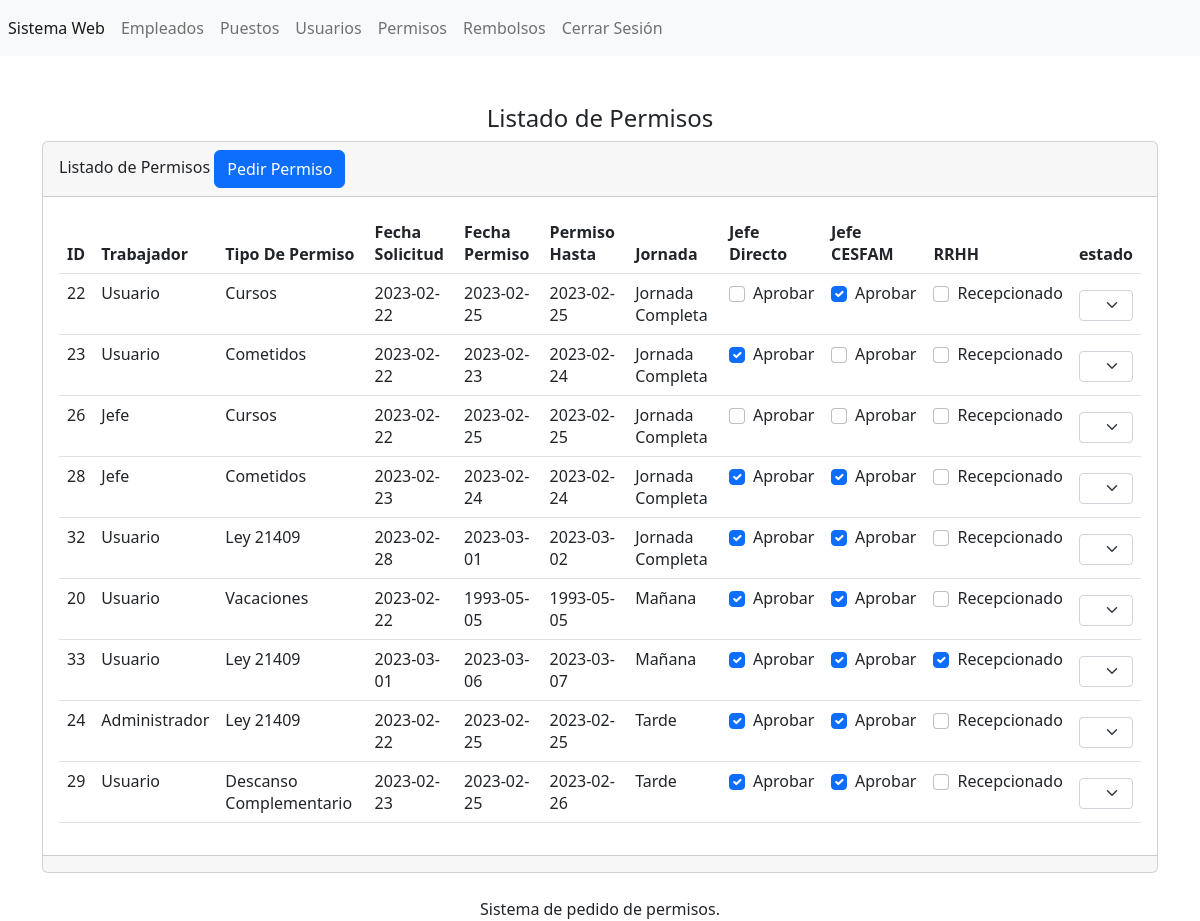
Page /secciones/permisos/index.php (signed in) on the earlier database version.
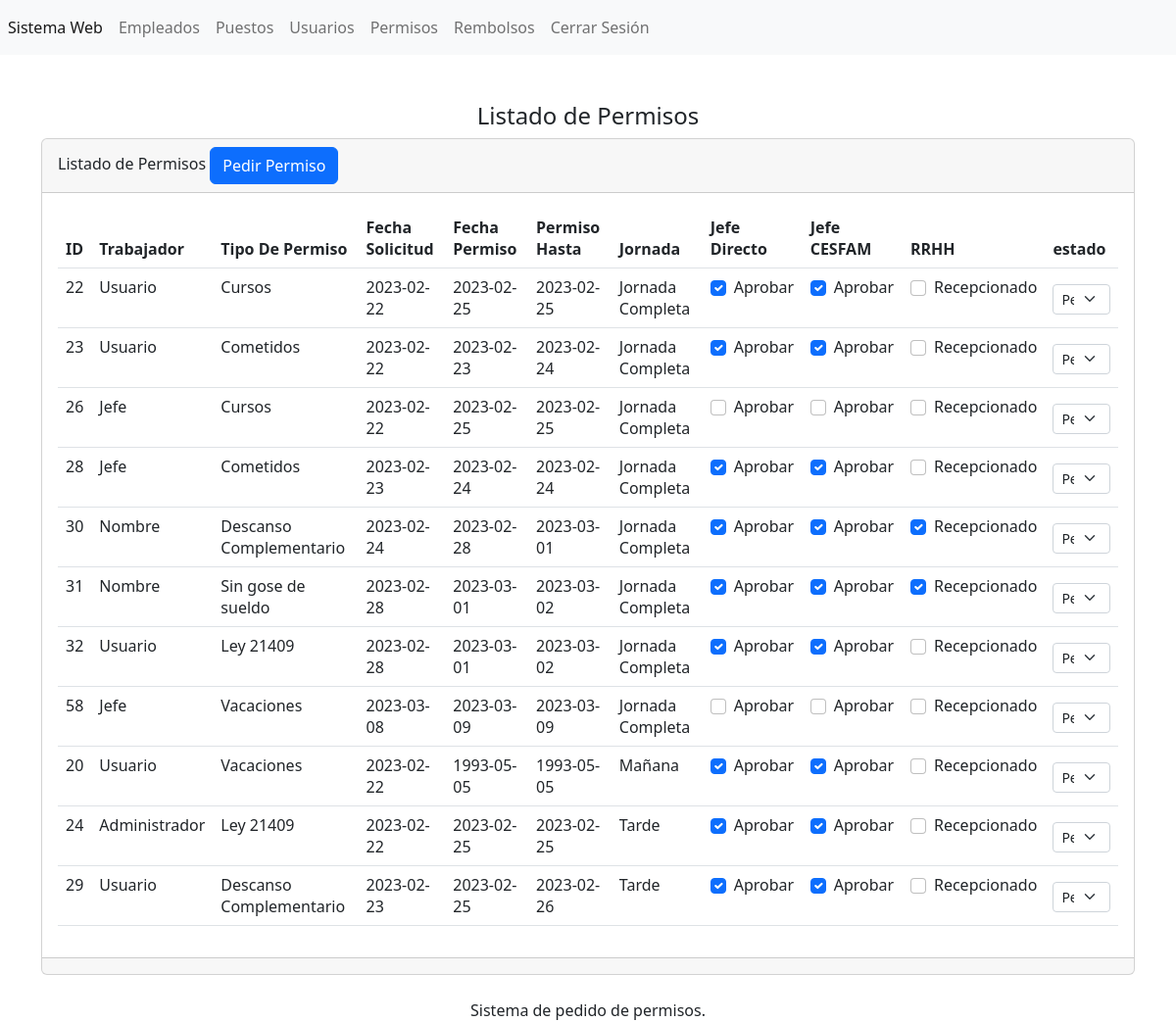
Same page on the later database version.
### tables this page shows
CREATE TABLE `tbl_permisos` (
  `id` int(11) NOT NULL,
  `idempleado` int(11) NOT NULL,
  `idtipopermiso` int(11) NOT NULL,
  `fechasolicitud` date NOT NULL,
  `fechapermiso` date NOT NULL,
  `permisohasta` date NOT NULL,
  `jornada` int(11) NOT NULL,
  `jefedirecto` tinyint(1) NOT NULL,
  `jefecesfam` tinyint(1) NOT NULL,
  `rrhh` tinyint(1) NOT NULL,
  `estado_permiso` int(1) NOT NULL
);

CREATE TABLE `tbl_usuarios` (
  `id` int(11) NOT NULL,
  `usuario` varchar(255) NOT NULL,
  `password` varchar(255) NOT NULL,
  `correo` varchar(255) NOT NULL,
  `rut` int(11) NOT NULL,
  `dv` varchar(1) NOT NULL,
  `nombre` varchar(255) NOT NULL,
  `apellido_pat` varchar(255) NOT NULL,
  `apellido_mat` varchar(255) NOT NULL,
  `tipousuario` int(11) NOT NULL
);

CREATE TABLE `tbl_tipo_permiso` (
  `id` int(11) NOT NULL,
  `tipopermiso` varchar(255) NOT NULL
);

CREATE TABLE `tbl_jornada` (
  `id` int(11) NOT NULL,
  `tipojornada` varchar(255) NOT NULL
);

### secciones/permisos/index.php (the view, shortened to what this page needs)
<?php
session_start();   include("../../bd.php");
$sentencia=$conexion->prepare("
SELECT
    tbl_permisos.id as id,
    tu.nombre,
    tipopermiso,
    fechasolicitud,
    fechapermiso,
    permisohasta,
    tipojornada,
    jefedirecto,
    jefecesfam,
    rrhh
FROM tbl_permisos
         join tbl_tipo_permiso ttp on ttp.id = tbl_permisos.idtipopermiso
         join tbl_jornada tj on tj.id = tbl_permisos.jornada
join tbl_usuarios tu on tu.rut = tbl_permisos.idempleado");
$sentencia->execute();
$lista_tbl_permisos=$sentencia->fetchALL(PDO::FETCH_ASSOC);
?>
<?php  $sentencia=$conexion -> prepare ("select * from tbl_estado_permiso");
$sentencia ->execute();
$lista_tbl_puestos=$sentencia->fetchALL(PDO::FETCH_ASSOC);?>
<?php
switch($_SESSION['tipousuario']){
case 4:
include("../../templates/admin/header.php");
break;
}
?>
<br><br>
<center><h4> Listado de Permisos </h4></center>
<div class="card">
    <div class="card-header">
        Listado de Permisos <a name="pedir" id="pedir" class="btn btn-primary" href="pedir.php" role="button">Pedir Permiso</a>
    </div>
    <div class="card-body">
<div class="table-responsive-sm">
    <table class="table" id="tabla_id">
        <thead>
            <tr>
                <th scope="col">ID</th>
                <th scope="col">Trabajador</th>
                <th scope="col">Tipo De Permiso</th>
                <th scope="col">Fecha Solicitud</th>
                <th scope="col">Fecha Permiso</th>
                <th scope="col">Permiso Hasta</th>
                <th scope="col">Jornada</th>
                <th scope="col">Jefe Directo</th>
                <th scope="col">Jefe CESFAM</th>
                <th scope="col">RRHH</th>
                <th scope="col">estado</th>
            </tr>
        </thead>
        <tbody>
        <?php foreach($lista_tbl_permisos as $registro){?>
            <tr class="">
                <td scope="row"><?php echo $registro['id']; ?></td>
                <td><?php echo $registro['nombre']; ?></td>
                <td><?php echo $registro['tipopermiso']; ?></td>
                <td><?php echo $registro['fechasolicitud']; ?></td>
                <td><?php echo $registro['fechapermiso']; ?></td>
                <td><?php echo $registro['permisohasta']; ?></td>
               <td> <?php echo $registro['tipojornada']; ?></td>
                <td>
                    <div class="form-check">
                     <input class="form-check-input check-jefedirecto" type="checkbox" id="jefedirecto" <?php echo $registro['jefedirecto'] ? 'checked' : '' ;?>  data-id="<?php echo $registro['id'];?>">
                    <label class="form-check-label" for="jefedirecto">
                     Aprobar
                     </label>
                    </div>
                </td>
                <td>
                <div class="form-check">
                <input class="form-check-input check-jefecesfam" type="checkbox" id="jefecesfam" <?php echo $registro['jefecesfam'] ? 'checked' : '' ;?>  data-id="<?php echo $registro['id'];?>">
                    <label class="form-check-label" for="jefecesfam">
                  Aprobar
                  </label>
                </div>
                </td>
                <td> <div class="form-check">
                <input class="form-check-input check-rrhh" type="checkbox" id="rrhh" <?php echo $registro['rrhh'] ? 'checked' : '' ;?>  data-id="<?php echo $registro['id'];?>">
                    <label class="form-check-label" for="rrhh">
                  Recepcionado
                  </label>
                </div></td>
                <td>  <label for="idpuesto" class="form-label"></label>
  <select  class="form-select form-select-sm" name="idpuesto" id="idpuesto" >
        <?php foreach($lista_tbl_puestos as $registro){?>
        <option value="<?php echo $registro['id']?>"><?php echo $registro['estado_permiso'] ?> </option>
        <?php } ?> </select></td>
            </tr>
            <?php } ?>
        </tbody>
    </table>
</div>
    </div>
    <div class="card-footer text-muted">
    </div>
</div>
<?php include("../../templates/footer.php"); ?>

Differences in the rows shown:
removed tbl_permisos: id "33", tbl_usuarios.nombre "Usuario", idtipopermiso.tipopermiso "Ley 21409", fechasolicitud "2023-03-01", fechapermiso "2023-03-06", permisohasta "2023-03-07", jornada.tipojornada "Mañana", jefedirecto "☑", jefecesfam "☑", rrhh "☑"
changed tbl_permisos id 22: jefedirecto "☐" → "☑"; idpuesto (not shown) → "Pendiente"
changed tbl_permisos id 23: jefecesfam "☐" → "☑"; idpuesto (not shown) → "Pendiente"
changed tbl_permisos id 26: idpuesto (not shown) → "Pendiente"
changed tbl_permisos id 28: idpuesto (not shown) → "Pendiente"
added tbl_permisos: id "30", tbl_usuarios.nombre "Nombre", idtipopermiso.tipopermiso "Descanso Complementario", fechasolicitud "2023-02-24", fechapermiso "2023-02-28", permisohasta "2023-03-01", jornada.tipojornada "Jornada Completa", jefedirecto "☑", jefecesfam "☑", rrhh "☑"
added tbl_permisos: id "31", tbl_usuarios.nombre "Nombre", idtipopermiso.tipopermiso "Sin gose de sueldo", fechasolicitud "2023-02-28", fechapermiso "2023-03-01", permisohasta "2023-03-02", jornada.tipojornada "Jornada Completa", jefedirecto "☑", jefecesfam "☑", rrhh "☑"
changed tbl_permisos id 32: idpuesto (not shown) → "Pendiente"
added tbl_permisos: id "58", tbl_usuarios.nombre "Jefe", idtipopermiso.tipopermiso "Vacaciones", fechasolicitud "2023-03-08", fechapermiso "2023-03-09", permisohasta "2023-03-09", jornada.tipojornada "Jornada Completa"
changed tbl_permisos "Mañana": idpuesto (not shown) → "Pendiente"
changed tbl_permisos "Administrador": idpuesto (not shown) → "Pendiente"
changed tbl_permisos id 29: idpuesto (not shown) → "Pendiente"
